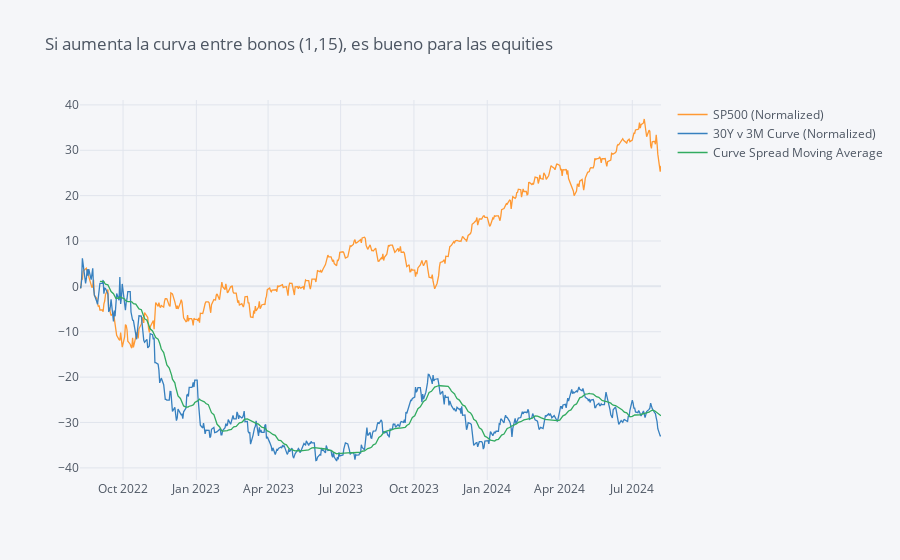

The cell this chart's notebook holds for it:
### Code cell
# Modelo 4: 30-Year Bond Yield vs 3-Month T-Bill Yield Curve Ratio
df_4 = {}
df_4['30Y v 3M Curve'] = (df_3['30-Year Treasury Bill Yield']/df['3-Month Treasury Bill Yield'])*100
df_4['SP500'] = df['SP500'].copy()
df_4['SP500 (Normalized)'] = df['SP500 (Normalized)'].copy()
df_4 = pd.DataFrame(df_4)
df_4.fillna(method='ffill', inplace=True)
df_4['30Y v 3M Curve (Normalized)'] = (df_4['30Y v 3M Curve'] - df_4['30Y v 3M Curve'].iloc[0]) / df_4['30Y v 3M Curve'].iloc[0] * 100
df_4['Curve Spread Moving Average'] = (df_4['30Y v 3M Curve (Normalized)'].rolling(window=20).mean())
df_4[['SP500 (Normalized)','30Y v 3M Curve (Normalized)','Curve Spread Moving Average']].iplot(kind='scatter', title = 'Si aumenta la curva entre bonos (1,15), es bueno para las equities')

### Figure 1 — Plotly figure (JSON) as saved in the notebook; plotly's stock layout.template omitted (floating-point values rounded to 4 significant figures; data arrays with more than 128 entries replaced by an {"elided": "..."} marker saying what was removed)
{"data": [{"line": {"color": "rgba(255, 153, 51, 1.0)", "dash": "solid", "shape": "linear", "width": 1.3}, "mode": "lines", "name": "SP500 (Normalized)", "text": "", "type": "scatter", "x": {"elided": "522 str values"}, "y": {"elided": "522 float values"}}, {"line": {"color": "rgba(55, 128, 191, 1.0)", "dash": "solid", "shape": "linear", "width": 1.3}, "mode": "lines", "name": "30Y v 3M Curve (Normalized)", "text": "", "type": "scatter", "x": {"elided": "522 str values"}, "y": {"elided": "522 float values"}}, {"line": {"color": "rgba(50, 171, 96, 1.0)", "dash": "solid", "shape": "linear", "width": 1.3}, "mode": "lines", "name": "Curve Spread Moving Average", "text": "", "type": "scatter", "x": {"elided": "522 str values"}, "y": {"elided": "522 mixed values"}}], "layout": {"legend": {"bgcolor": "#F5F6F9", "font": {"color": "#4D5663"}}, "paper_bgcolor": "#F5F6F9", "plot_bgcolor": "#F5F6F9", "title": {"font": {"color": "#4D5663"}, "text": "Si aumenta la curva entre bonos (1,15), es bueno para las equities"}, "xaxis": {"gridcolor": "#E1E5ED", "showgrid": true, "tickfont": {"color": "#4D5663"}, "title": {"font": {"color": "#4D5663"}, "text": ""}, "zerolinecolor": "#E1E5ED"}, "yaxis": {"gridcolor": "#E1E5ED", "showgrid": true, "tickfont": {"color": "#4D5663"}, "title": {"font": {"color": "#4D5663"}, "text": ""}, "zerolinecolor": "#E1E5ED"}}}
